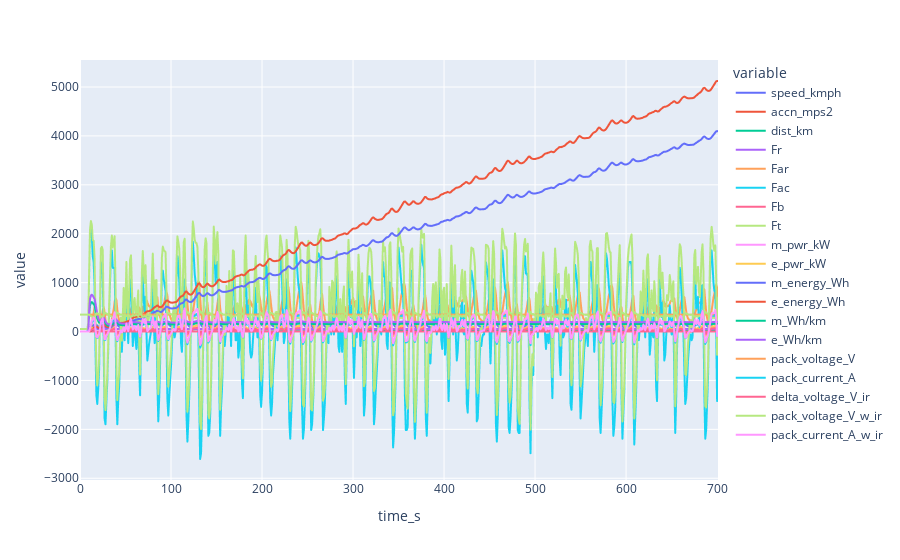

The code cell stored with this chart in its notebook:
### Code cell
df_energy = energy_calc(time,speed,accn_mps2,mtr_sys_eff,vehicle_param,coastdown_param,veh0_coast1)

### Figure 1 — Plotly figure (JSON) as saved in the notebook; plotly's stock layout.template omitted (floating-point values rounded to 4 significant figures; data arrays with more than 128 entries replaced by an {"elided": "..."} marker saying what was removed)
{"data": [{"hovertemplate": "variable=speed_kmph<br>time_s=%{x}<br>value=%{y}<extra></extra>", "legendgroup": "speed_kmph", "line": {"color": "#636efa", "dash": "solid"}, "marker": {"symbol": "circle"}, "mode": "lines", "name": "speed_kmph", "showlegend": true, "type": "scattergl", "x": {"elided": "702 int values"}, "xaxis": "x", "y": {"elided": "702 float values"}, "yaxis": "y"}, {"hovertemplate": "variable=accn_mps2<br>time_s=%{x}<br>value=%{y}<extra></extra>", "legendgroup": "accn_mps2", "line": {"color": "#EF553B", "dash": "solid"}, "marker": {"symbol": "circle"}, "mode": "lines", "name": "accn_mps2", "showlegend": true, "type": "scattergl", "x": {"elided": "702 int values"}, "xaxis": "x", "y": {"elided": "702 float values"}, "yaxis": "y"}, {"hovertemplate": "variable=dist_km<br>time_s=%{x}<br>value=%{y}<extra></extra>", "legendgroup": "dist_km", "line": {"color": "#00cc96", "dash": "solid"}, "marker": {"symbol": "circle"}, "mode": "lines", "name": "dist_km", "showlegend": true, "type": "scattergl", "x": {"elided": "702 int values"}, "xaxis": "x", "y": {"elided": "702 float values"}, "yaxis": "y"}, {"hovertemplate": "variable=Fr<br>time_s=%{x}<br>value=%{y}<extra></extra>", "legendgroup": "Fr", "line": {"color": "#ab63fa", "dash": "solid"}, "marker": {"symbol": "circle"}, "mode": "lines", "name": "Fr", "showlegend": true, "type": "scattergl", "x": {"elided": "702 int values"}, "xaxis": "x", "y": {"elided": "702 float values"}, "yaxis": "y"}, {"hovertemplate": "variable=Far<br>time_s=%{x}<br>value=%{y}<extra></extra>", "legendgroup": "Far", "line": {"color": "#FFA15A", "dash": "solid"}, "marker": {"symbol": "circle"}, "mode": "lines", "name": "Far", "showlegend": true, "type": "scattergl", "x": {"elided": "702 int values"}, "xaxis": "x", "y": {"elided": "702 float values"}, "yaxis": "y"}, {"hovertemplate": "variable=Fac<br>time_s=%{x}<br>value=%{y}<extra></extra>", "legendgroup": "Fac", "line": {"color": "#19d3f3", "dash": "solid"}, "marker": {"symbol": "circle"}, "mode": "lines", "name": "Fac", "showlegend": true, "type": "scattergl", "x": {"elided": "702 int values"}, "xaxis": "x", "y": {"elided": "702 float values"}, "yaxis": "y"}, {"hovertemplate": "variable=Fb<br>time_s=%{x}<br>value=%{y}<extra></extra>", "legendgroup": "Fb", "line": {"color": "#FF6692", "dash": "solid"}, "marker": {"symbol": "circle"}, "mode": "lines", "name": "Fb", "showlegend": true, "type": "scattergl", "x": {"elided": "702 int values"}, "xaxis": "x", "y": {"elided": "702 int values"}, "yaxis": "y"}, {"hovertemplate": "variable=Ft<br>time_s=%{x}<br>value=%{y}<extra></extra>", "legendgroup": "Ft", "line": {"color": "#B6E880", "dash": "solid"}, "marker": {"symbol": "circle"}, "mode": "lines", "name": "Ft", "showlegend": true, "type": "scattergl", "x": {"elided": "702 int values"}, "xaxis": "x", "y": {"elided": "702 float values"}, "yaxis": "y"}, {"hovertemplate": "variable=m_pwr_kW<br>time_s=%{x}<br>value=%{y}<extra></extra>", "legendgroup": "m_pwr_kW", "line": {"color": "#FF97FF", "dash": "solid"}, "marker": {"symbol": "circle"}, "mode": "lines", "name": "m_pwr_kW", "showlegend": true, "type": "scattergl", "x": {"elided": "702 int values"}, "xaxis": "x", "y": {"elided": "702 float values"}, "yaxis": "y"}, {"hovertemplate": "variable=e_pwr_kW<br>time_s=%{x}<br>value=%{y}<extra></extra>", "legendgroup": "e_pwr_kW", "line": {"color": "#FECB52", "dash": "solid"}, "marker": {"symbol": "circle"}, "mode": "lines", "name": "e_pwr_kW", "showlegend": true, "type": "scattergl", "x": {"elided": "702 int values"}, "xaxis": "x", "y": {"elided": "702 float values"}, "yaxis": "y"}, {"hovertemplate": "variable=m_energy_Wh<br>time_s=%{x}<br>value=%{y}<extra></extra>", "legendgroup": "m_energy_Wh", "line": {"color": "#636efa", "dash": "solid"}, "marker": {"symbol": "circle"}, "mode": "lines", "name": "m_energy_Wh", "showlegend": true, "type": "scattergl", "x": {"elided": "702 int values"}, "xaxis": "x", "y": {"elided": "702 float values"}, "yaxis": "y"}, {"hovertemplate": "variable=e_energy_Wh<br>time_s=%{x}<br>value=%{y}<extra></extra>", "legendgroup": "e_energy_Wh", "line": {"color": "#EF553B", "dash": "solid"}, "marker": {"symbol": "circle"}, "mode": "lines", "name": "e_energy_Wh", "showlegend": true, "type": "scattergl", "x": {"elided": "702 int values"}, "xaxis": "x", "y": {"elided": "702 float values"}, "yaxis": "y"}, {"hovertemplate": "variable=m_Wh/km<br>time_s=%{x}<br>value=%{y}<extra></extra>", "legendgroup": "m_Wh/km", "line": {"color": "#00cc96", "dash": "solid"}, "marker": {"symbol": "circle"}, "mode": "lines", "name": "m_Wh/km", "showlegend": true, "type": "scattergl", "x": {"elided": "702 int values"}, "xaxis": "x", "y": {"elided": "702 float values"}, "yaxis": "y"}, {"hovertemplate": "variable=e_Wh/km<br>time_s=%{x}<br>value=%{y}<extra></extra>", "legendgroup": "e_Wh/km", "line": {"color": "#ab63fa", "dash": "solid"}, "marker": {"symbol": "circle"}, "mode": "lines", "name": "e_Wh/km", "showlegend": true, "type": "scattergl", "x": {"elided": "702 int values"}, "xaxis": "x", "y": {"elided": "702 float values"}, "yaxis": "y"}, {"hovertemplate": "variable=pack_voltage_V<br>time_s=%{x}<br>value=%{y}<extra></extra>", "legendgroup": "pack_voltage_V", "line": {"color": "#FFA15A", "dash": "solid"}, "marker": {"symbol": "circle"}, "mode": "lines", "name": "pack_voltage_V", "showlegend": true, "type": "scattergl", "x": {"elided": "702 int values"}, "xaxis": "x", "y": {"elided": "702 float values"}, "yaxis": "y"}, {"hovertemplate": "variable=pack_current_A<br>time_s=%{x}<br>value=%{y}<extra></extra>", "legendgroup": "pack_current_A", "line": {"color": "#19d3f3", "dash": "solid"}, "marker": {"symbol": "circle"}, "mode": "lines", "name": "pack_current_A", "showlegend": true, "type": "scattergl", "x": {"elided": "702 int values"}, "xaxis": "x", "y": {"elided": "702 float values"}, "yaxis": "y"}, {"hovertemplate": "variable=delta_voltage_V_ir<br>time_s=%{x}<br>value=%{y}<extra></extra>", "legendgroup": "delta_voltage_V_ir", "line": {"color": "#FF6692", "dash": "solid"}, "marker": {"symbol": "circle"}, "mode": "lines", "name": "delta_voltage_V_ir", "showlegend": true, "type": "scattergl", "x": {"elided": "702 int values"}, "xaxis": "x", "y": {"elided": "702 float values"}, "yaxis": "y"}, {"hovertemplate": "variable=pack_voltage_V_w_ir<br>time_s=%{x}<br>value=%{y}<extra></extra>", "legendgroup": "pack_voltage_V_w_ir", "line": {"color": "#B6E880", "dash": "solid"}, "marker": {"symbol": "circle"}, "mode": "lines", "name": "pack_voltage_V_w_ir", "showlegend": true, "type": "scattergl", "x": {"elided": "702 int values"}, "xaxis": "x", "y": {"elided": "702 float values"}, "yaxis": "y"}, {"hovertemplate": "variable=pack_current_A_w_ir<br>time_s=%{x}<br>value=%{y}<extra></extra>", "legendgroup": "pack_current_A_w_ir", "line": {"color": "#FF97FF", "dash": "solid"}, "marker": {"symbol": "circle"}, "mode": "lines", "name": "pack_current_A_w_ir", "showlegend": true, "type": "scattergl", "x": {"elided": "702 int values"}, "xaxis": "x", "y": {"elided": "702 float values"}, "yaxis": "y"}], "layout": {"legend": {"title": {"text": "variable"}, "tracegroupgap": 0}, "margin": {"t": 60}, "xaxis": {"anchor": "y", "domain": [0, 1], "title": {"text": "time_s"}}, "yaxis": {"anchor": "x", "domain": [0, 1], "title": {"text": "value"}}}}
